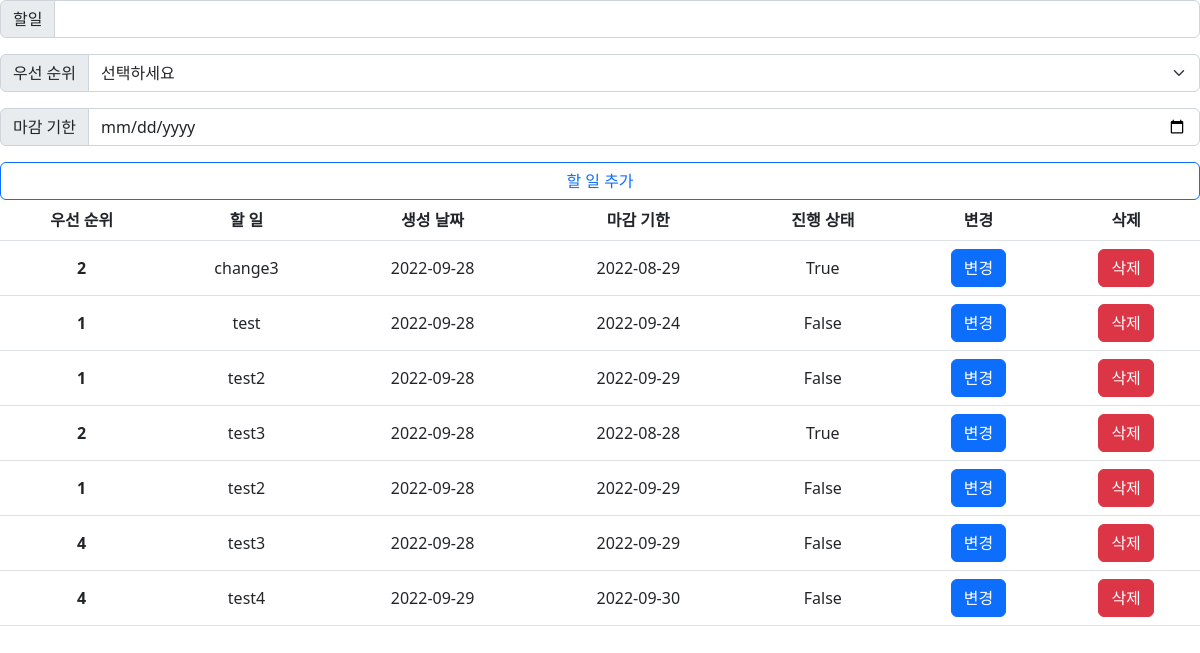
/todo/, run on the app's committed database.
### todo/models.py (models this page shows)
class Todo(models.Model):
    content = models.CharField(max_length=80)
    completed = models.BooleanField(default=False)
    priority = models.IntegerField(default=3)
    created_at = models.DateField(auto_now_add=True)
    deadline = models.DateField(null=True)

### todo/views.py (the view)
# urls.py: path('', views.todo_read, name='index'),
def todo_read(req):
    db_data = Todo.objects.all().order_by('id')
    d = {'db_data': db_data}
    return render(req, 'todo/index.html', d)

### todo/templates/todo/index.html (shortened to what this page needs)
{% extends 'base.html' %}
{% block content %}
<form action="{% url 'todo:create' %}" method="POST">
    <div class="input-group mb-3">
        <span class="input-group-text" id="inputGroup-sizing-default">할일</span>
        <input type="text" class="form-control" aria-label="Sizing example input"
            aria-describedby="inputGroup-sizing-default" name="content">
    </div>
    <div class="input-group mb-3">
        <label class="input-group-text" for="inputGroupSelect01">우선 순위</label>
        <select class="form-select" id="inputGroupSelect01" name="priority">
            <option selected>선택하세요</option>
        </select>
    </div>
    <div class="input-group mb-3">
        <label class="input-group-text" for="inputGroupDateSelect">마감 기한</label>
        <input type="date" class="form-control" id="inputGroupDateSelect" name="deadline">
    </div>
    <button type="submit" class="btn btn-outline-primary w-100">할 일 추가</button>
</form>
<table class="table table-hover align-middle text-center">
    <thead>
        <tr>
            <th scope="col">우선 순위</th>
            <th scope="col">할 일</th>
            <th scope="col">생성 날짜</th>
            <th scope="col">마감 기한</th>
            <th scope="col">진행 상태</th>
            <th scope="col">변경</th>
            <th scope="col">삭제</th>
        </tr>
    </thead>
    <tbody>
        {% for i in db_data %}
        <tr>
            <th scope="row">{{ i.priority }}</th>
            <td>{{ i.content }}</td>
            <td>{{ i.created_at|date:'Y-m-d' }}</td>
            <td>{{ i.deadline|date:'Y-m-d' }}</td>
            <td>{{ i.completed }}</td>
            <td><button type="submit" class="btn btn-primary" data-bs-toggle="modal" data-bs-target="#Modal{{ i.id }}"
                    data-bs-whatever="{{ i.id }}">변경</button></td>
            <form action="{% url 'todo:delete' i.id %}" method="POST">
                <td><button type="submit" class="btn btn-danger">삭제</button></td>
            </form>
        </tr>
        {% endfor %}
    </tbody>
</table>
{% endblock %}

### templates/base.html (shortened to what this page needs)
<!DOCTYPE html>
<html lang="en">
<head>
    <link href="https://cdn.jsdelivr.net/npm/bootstrap@5.2.1/dist/css/bootstrap.min.css" rel="stylesheet"
>
</head>
<body>
    {% block content %}
    {% endblock %}
</body>
</html>

### data on the page
Todo: priority "2", content "change3", created_at "2022-09-28", deadline "2022-08-29", completed "True"
Todo: priority "1", content "test", created_at "2022-09-28", deadline "2022-09-24", completed "False"
Todo: priority "1", content "test2", created_at "2022-09-28", deadline "2022-09-29", completed "False"
Todo: priority "2", content "test3", created_at "2022-09-28", deadline "2022-08-28", completed "True"
Todo: priority "1", content "test2", created_at "2022-09-28", deadline "2022-09-29", completed "False"
Todo: priority "4", content "test3", created_at "2022-09-28", deadline "2022-09-29", completed "False"
Todo: priority "4", content "test4", created_at "2022-09-29", deadline "2022-09-30", completed "False"
